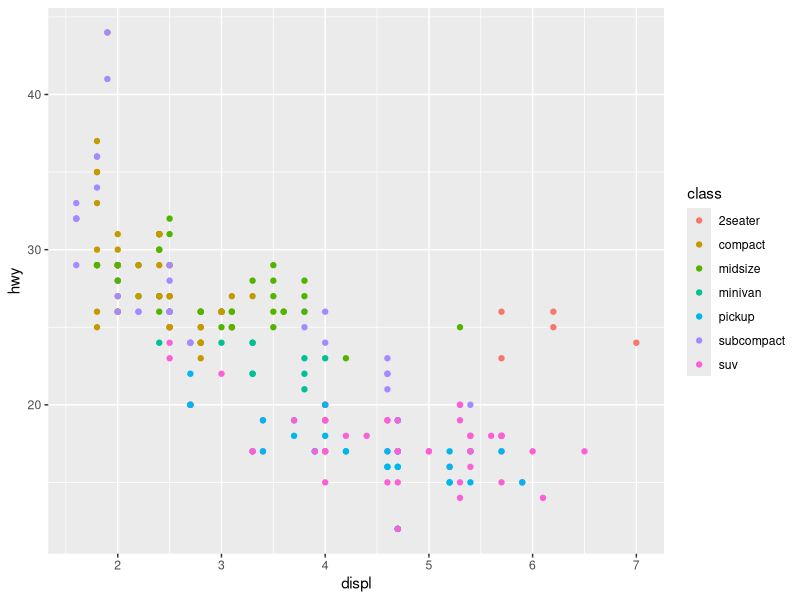
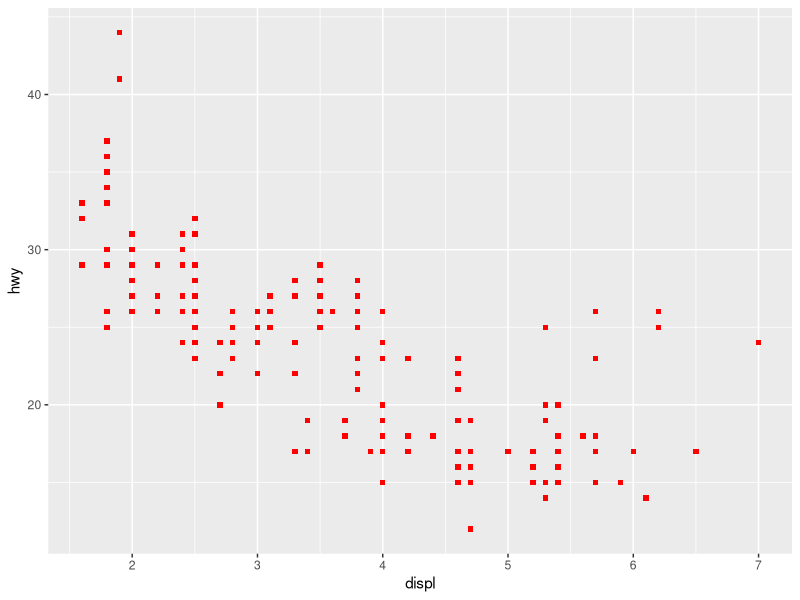
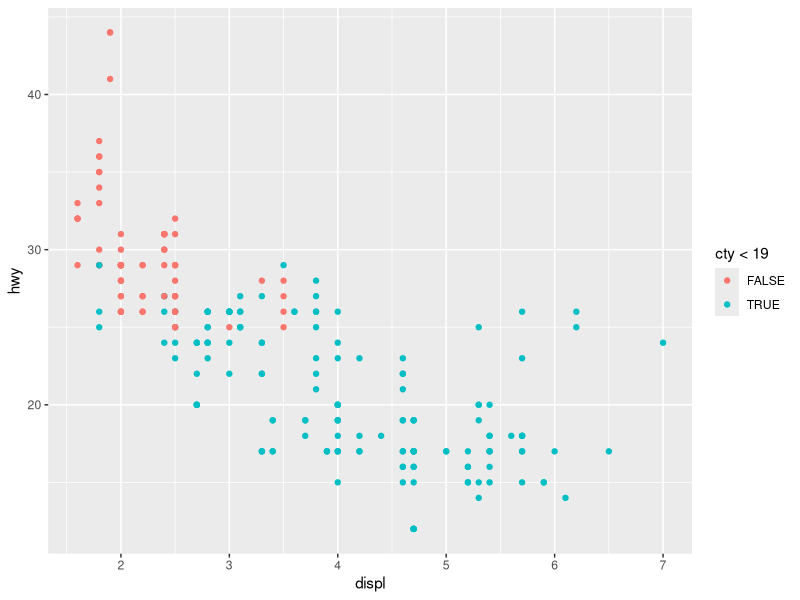
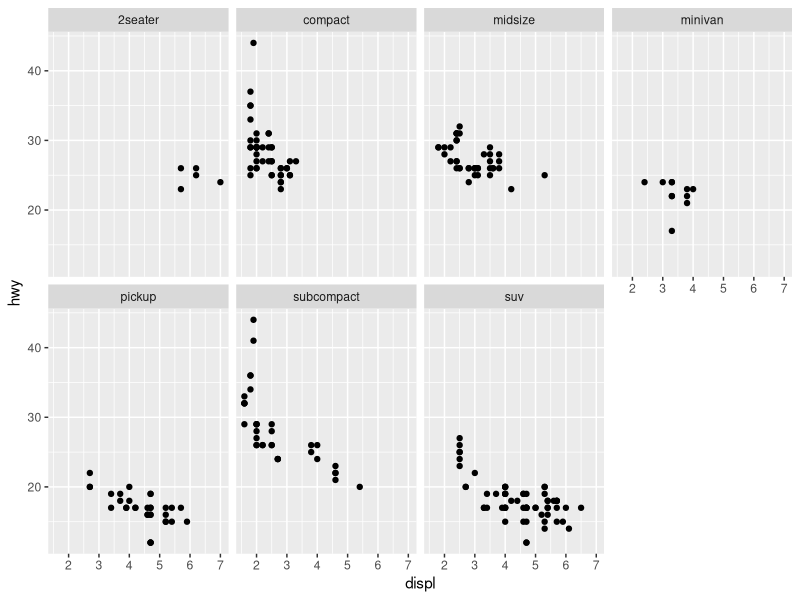
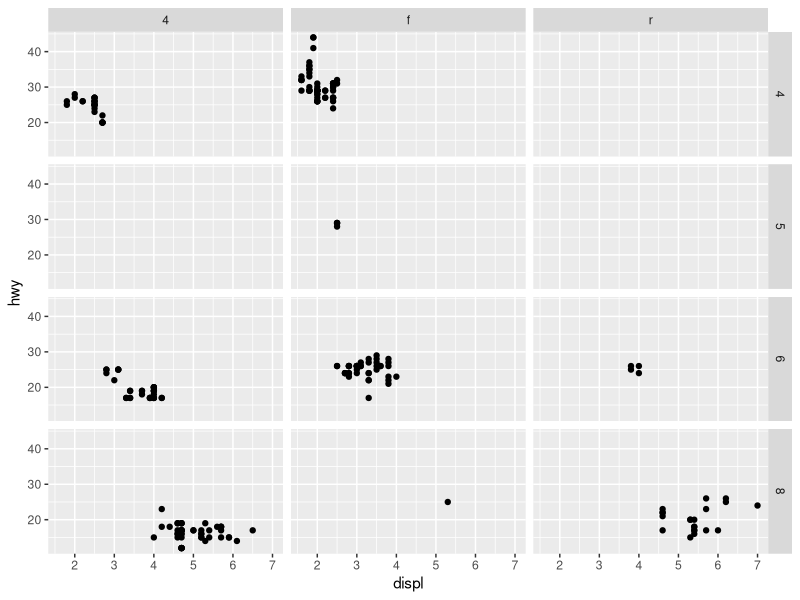
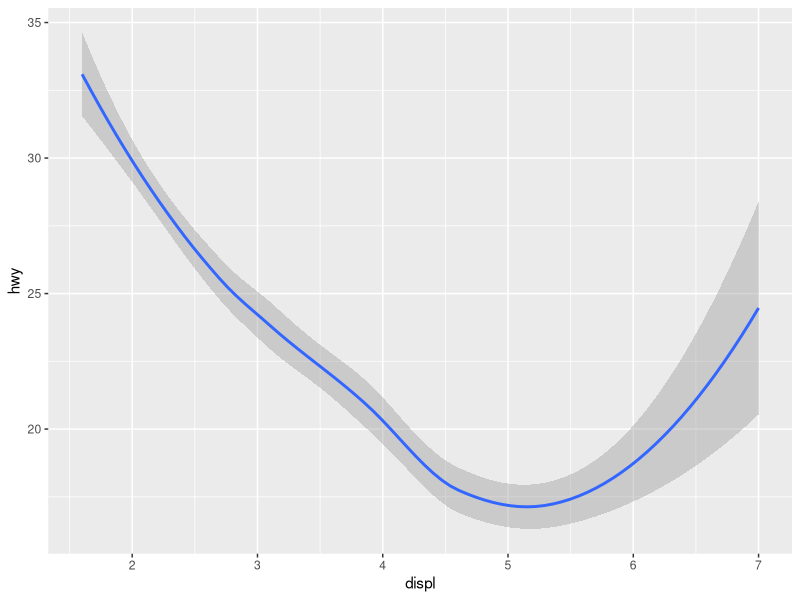
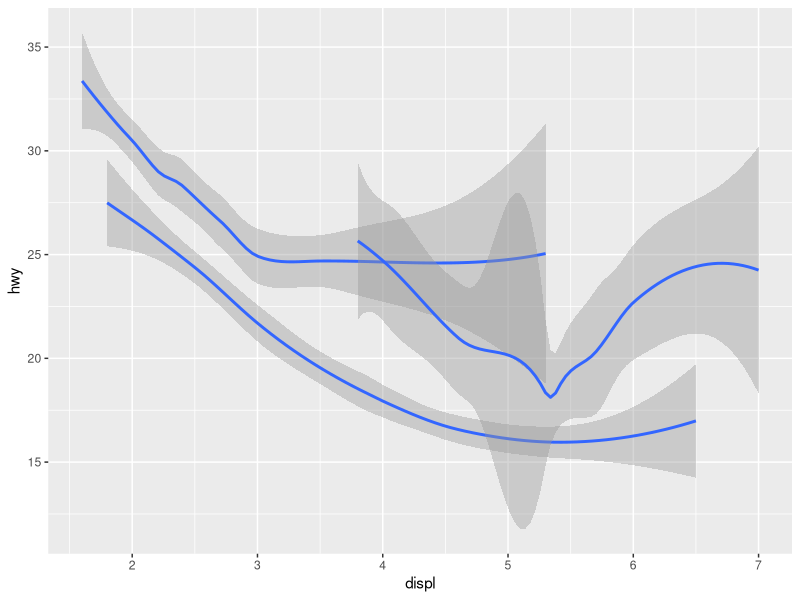
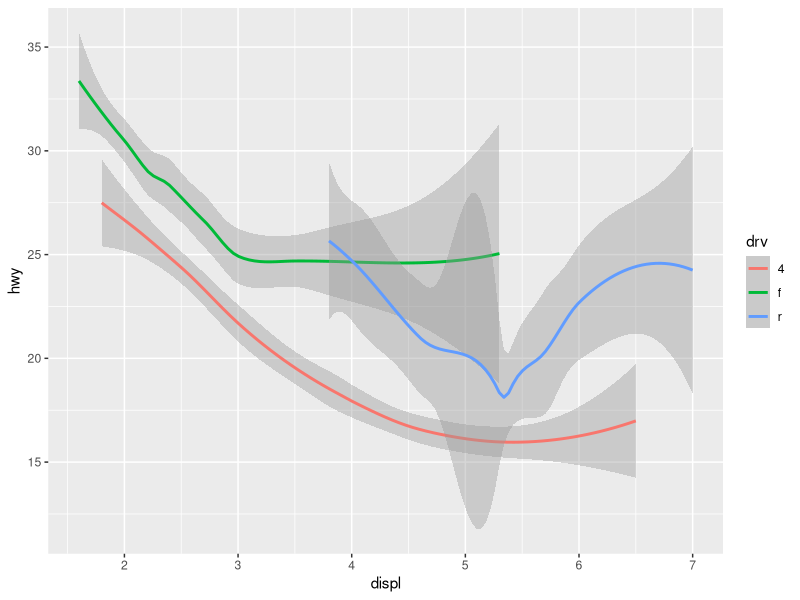

The R script that drew these images, in order:
## ---- chunk 1
knitr::opts_chunk$set(echo = TRUE)
## ---- chunk 2
library(tidyverse)
ggplot2::mpg
## ---- chunk 3
#mapping x, y, and mapping class to color levels
ggplot(data=mpg) + geom_point(mapping = aes(x=displ, y=hwy, color = class))
#mapping x, y, and manually setting graph aesthetics
ggplot(data=mpg) + geom_point(mapping = aes(x=displ, y=hwy), color="red", shape=15)
#mapping a transformed x, y, and displ
ggplot(data=mpg) + geom_point(mapping = aes(x=displ, y=hwy, color = cty < 19))
## ---- chunk 4
#faceting the graph into subplots for each class
ggplot(data = mpg) + geom_point(mapping = aes(x=displ, y=hwy)) + facet_wrap(~class, nrow=2)
#faceting the graph into a grid
ggplot(data = mpg) + geom_point(mapping = aes(x=displ, y=hwy)) + facet_grid(cyl~drv)
## ---- chunk 5
#geom_smooth() is one example of a geom using a geometrical object
ggplot(data=mpg) + geom_smooth(mapping=aes(x=displ, y=hwy))
#using the group attribute to divvy the data up by drive type
ggplot(data=mpg) + geom_smooth(mapping=aes(x=displ, y=hwy, group=drv))
#using color to split the data up by drive type
ggplot(data=mpg) + geom_smooth(mapping=aes(x=displ, y=hwy, color=drv))
## ---- chunk 6
ggplot(data=mpg, mapping=aes(x=displ, y=hwy)) + geom_point(mapping=aes(color=class)) + geom_smooth()
## ---- chunk 7
#an example of jitter
ggplot(data=mpg) + geom_jitter(mapping = aes(x=displ, y=hwy))
#an example of quickmap coordinates
nz <- map_data("nz")
#note messed up ratio
ggplot(nz, aes(long, lat, group = group)) +
  geom_polygon(fill = "white", colour = "black")
#note accurate ratio
ggplot(nz, aes(long, lat, group = group)) +
  geom_polygon(fill = "white", colour = "black") +
  coord_quickmap()
